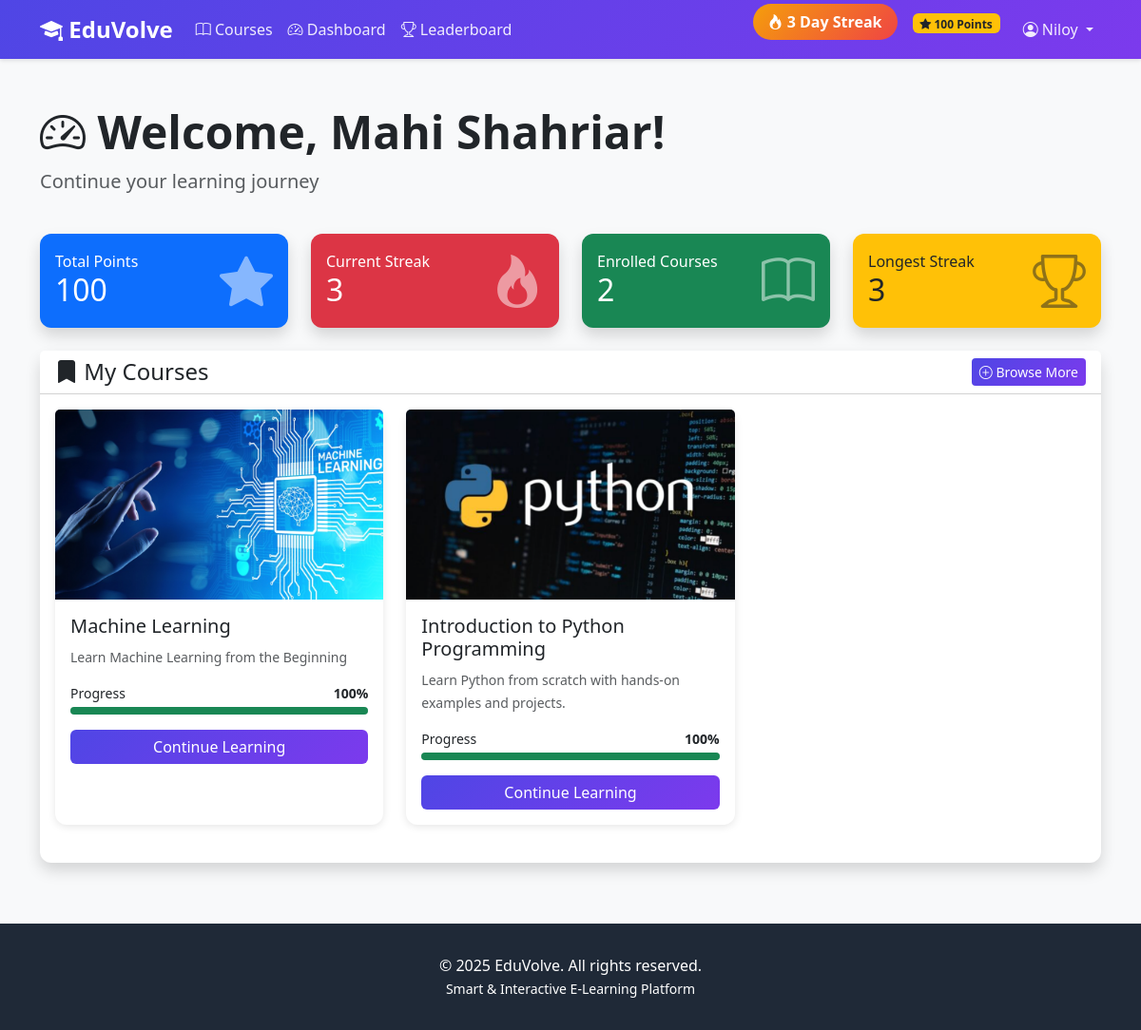
The page /courses/dashboard/ (signed in) on the database its author committed.
### accounts/models.py (models this page shows, shortened)
class User(AbstractUser):
    class Role(models.TextChoices):
        ADMIN = 'ADMIN', 'Admin'
        INSTRUCTOR = 'INSTRUCTOR', 'Instructor'
        STUDENT = 'STUDENT', 'Student'
    role = models.CharField(
        max_length=20,
        choices=Role.choices,
        default=Role.STUDENT
    )
    bio = models.TextField(blank=True, null=True)
    profile_picture = models.ImageField(
        upload_to='profiles/',
        blank=True,
        null=True
    )
    phone = models.CharField(max_length=15, blank=True, null=True)
    date_of_birth = models.DateField(blank=True, null=True)
    total_points = models.IntegerField(default=0, validators=[MinValueValidator(0)])
    current_streak = models.IntegerField(default=0, validators=[MinValueValidator(0)])
    longest_streak = models.IntegerField(default=0, validators=[MinValueValidator(0)])
    last_activity_date = models.DateField(blank=True, null=True)
    created_at = models.DateTimeField(auto_now_add=True)
    updated_at = models.DateTimeField(auto_now=True)
    class Meta:
        ordering = ['-date_joined']
    def is_admin(self):
        return self.role == self.Role.ADMIN
    def is_instructor(self):
        return self.role == self.Role.INSTRUCTOR
    def is_student(self):
        return self.role == self.Role.STUDENT
    def update_streak(self):
        from datetime import date, timedelta
        today = date.today()
        if self.last_activity_date:
            days_diff = (today - self.last_activity_date).days
            if days_diff == 0:
                return
            elif days_diff == 1:
                self.current_streak += 1
                if self.current_streak > self.longest_streak:
                    self.longest_streak = self.current_streak
            else:
                self.current_streak = 1
        else:
            self.current_streak = 1
            self.longest_streak = 1
        self.last_activity_date = today
        self.save()

### courses/models.py (models this page shows, shortened)
class Enrollment(models.Model):
    student = models.ForeignKey(
        User,
        on_delete=models.CASCADE,
        related_name='enrollments',
        limit_choices_to={'role': 'STUDENT'}
    )
    course = models.ForeignKey(Course, on_delete=models.CASCADE, related_name='enrollments')
    enrolled_at = models.DateTimeField(auto_now_add=True)
    is_active = models.BooleanField(default=True)
    progress = models.FloatField(
        default=0.0,
        validators=[MinValueValidator(0.0), MaxValueValidator(100.0)]
    )
    completed_at = models.DateTimeField(blank=True, null=True)
    class Meta:
        unique_together = ['student', 'course']
        ordering = ['-enrolled_at']

class Course(models.Model):
    class Level(models.TextChoices):
        BEGINNER = 'BEGINNER', 'Beginner'
        INTERMEDIATE = 'INTERMEDIATE', 'Intermediate'
        ADVANCED = 'ADVANCED', 'Advanced'
    title = models.CharField(max_length=200)
    description = models.TextField()
    instructor = models.ForeignKey(
        User,
        on_delete=models.CASCADE,
        related_name='courses_taught',
        limit_choices_to={'role': 'INSTRUCTOR'}
    )
    thumbnail = models.ImageField(upload_to='course_thumbnails/', blank=True, null=True)
    level = models.CharField(max_length=20, choices=Level.choices, default=Level.BEGINNER)
    duration_weeks = models.IntegerField(default=4, validators=[MinValueValidator(1)])
    is_published = models.BooleanField(default=False)
    created_at = models.DateTimeField(auto_now_add=True)
    updated_at = models.DateTimeField(auto_now=True)
    class Meta:
        ordering = ['-created_at']

### courses/views.py (the view)
# urls.py: path('dashboard/', views.dashboard, name='dashboard'),
@login_required
def dashboard(request):
    if request.user.is_admin():
        return admin_dashboard(request)
    elif request.user.is_instructor():
        return instructor_dashboard(request)
    else:
        return student_dashboard(request)

### courses/views.py (called while the page is built)
@login_required
def student_dashboard(request):
    enrolled_courses = Enrollment.objects.filter(
        student=request.user,
        is_active=True
    ).select_related('course')
    request.user.update_streak()
    recent_progress = LessonProgress.objects.filter(
        enrollment__student=request.user
    ).order_by('-completed_at')[:5]
    context = {
        'enrolled_courses': enrolled_courses,
        'total_points': request.user.total_points,
        'current_streak': request.user.current_streak,
        'longest_streak': request.user.longest_streak,
        'recent_progress': recent_progress,
    }
    return render(request, 'courses/student_dashboard.html', context)

### templates/courses/student_dashboard.html (shortened to what this page needs)
{% extends 'base.html' %}
{% block content %}
<div class="container my-5">
    <div class="row mb-4">
        <div class="col">
            <h1 class="display-5 fw-bold">
                <i class="bi bi-speedometer2"></i> Welcome, {{ user.first_name|default:user.username }}!
            </h1>
            <p class="lead text-muted">Continue your learning journey</p>
        </div>
    </div>
    <div class="row mb-4">
        <div class="col-md-3">
            <div class="card bg-primary text-white shadow">
                <div class="card-body">
                    <div class="d-flex justify-content-between align-items-center">
                        <div>
                            <h6 class="mb-0">Total Points</h6>
                            <h2 class="mb-0">{{ total_points }}</h2>
                        </div>
                        <i class="bi bi-star-fill display-4 opacity-50"></i>
                    </div>
                </div>
            </div>
        </div>
        <div class="col-md-3">
            <div class="card bg-danger text-white shadow">
                <div class="card-body">
                    <div class="d-flex justify-content-between align-items-center">
                        <div>
                            <h6 class="mb-0">Current Streak</h6>
                            <h2 class="mb-0">{{ current_streak }}</h2>
                        </div>
                        <i class="bi bi-fire display-4 opacity-50"></i>
                    </div>
                </div>
            </div>
        </div>
        <div class="col-md-3">
            <div class="card bg-success text-white shadow">
                <div class="card-body">
                    <div class="d-flex justify-content-between align-items-center">
                        <div>
                            <h6 class="mb-0">Enrolled Courses</h6>
                            <h2 class="mb-0">{{ enrolled_courses.count }}</h2>
                        </div>
                        <i class="bi bi-book display-4 opacity-50"></i>
                    </div>
                </div>
            </div>
        </div>
        <div class="col-md-3">
            <div class="card bg-warning text-dark shadow">
                <div class="card-body">
                    <div class="d-flex justify-content-between align-items-center">
                        <div>
                            <h6 class="mb-0">Longest Streak</h6>
                            <h2 class="mb-0">{{ longest_streak }}</h2>
                        </div>
                        <i class="bi bi-trophy display-4 opacity-50"></i>
                    </div>
                </div>
            </div>
        </div>
    </div>
    <div class="row">
        <div class="col-12">
            <div class="card shadow">
                <div class="card-header bg-white d-flex justify-content-between align-items-center">
                    <h4 class="mb-0"><i class="bi bi-bookmark-fill"></i> My Courses</h4>
                    <a href="{% url 'courses:course_list' %}" class="btn btn-primary btn-sm">
                        <i class="bi bi-plus-circle"></i> Browse More
                    </a>
                </div>
                <div class="card-body">
                    {% if enrolled_courses %}
                    <div class="row">
                        {% for enrollment in enrolled_courses %}
                        <div class="col-md-6 col-lg-4 mb-4">
                            <div class="card h-100">
                                {% if enrollment.course.thumbnail %}
                                <img src="{{ enrollment.course.thumbnail.url }}" class="card-img-top" alt="{{ enrollment.course.title }}" style="height: 200px; object-fit: cover;">
                                {% else %}
                                <div class="bg-primary text-white p-5 text-center" style="height: 200px;">
                                    <i class="bi bi-book display-1"></i>
                                </div>
                                {% endif %}
                                <div class="card-body">
                                    <h5 class="card-title">{{ enrollment.course.title }}</h5>
                                    <p class="card-text text-muted">
                                        <small>{{ enrollment.course.description|truncatewords:15 }}</small>
                                    </p>
                                    <div class="mb-3">
                                        <div class="d-flex justify-content-between mb-1">
                                            <small>Progress</small>
                                            <small class="fw-bold">{{ enrollment.progress|floatformat:0 }}%</small>
                                        </div>
                                        <div class="progress">
                                            <div class="progress-bar bg-success" style="width: {{ enrollment.progress }}%"></div>
                                        </div>
                                    </div>
                                    <a href="{% url 'courses:course_detail' enrollment.course.id %}" class="btn btn-primary w-100">
                                        Continue Learning
                                    </a>
                                </div>
                            </div>
                        </div>
                        {% endfor %}
                    </div>
                    {% endif %}
                </div>
            </div>
        </div>
    </div>
</div>
{% endblock %}

### templates/base.html (shortened to what this page needs)
<!DOCTYPE html>
<html lang="en">
<head>
    <link href="https://cdn.jsdelivr.net/npm/bootstrap@5.3.0/dist/css/bootstrap.min.css" rel="stylesheet">
    <link rel="stylesheet" href="https://cdn.jsdelivr.net/npm/bootstrap-icons@1.10.0/font/bootstrap-icons.css">
</head>
<body>
    <nav class="navbar navbar-expand-lg navbar-dark">
        <div class="container">
            <a class="navbar-brand" href="{% url 'home' %}">
                <i class="bi bi-mortarboard-fill"></i> EduVolve
            </a>
            <div class="collapse navbar-collapse" id="navbarNav">
                <ul class="navbar-nav me-auto">
                    <li class="nav-item">
                        <a class="nav-link" href="{% url 'courses:course_list' %}">
                            <i class="bi bi-book"></i> Courses
                        </a>
                    </li>
                    {% if user.is_authenticated %}
                        <li class="nav-item">
                            <a class="nav-link" href="{% url 'courses:dashboard' %}">
                                <i class="bi bi-speedometer2"></i> Dashboard
                            </a>
                        </li>
                        {% if user.is_student %}
                        <li class="nav-item">
                            <a class="nav-link" href="{% url 'accounts:leaderboard' %}">
                                <i class="bi bi-trophy"></i> Leaderboard
                            </a>
                        </li>
                        {% endif %}
                    {% endif %}
                </ul>
                <ul class="navbar-nav">
                    {% if user.is_authenticated %}
                        {% if user.is_student %}
                        <li class="nav-item me-3">
                            <span class="streak-badge">
                                <i class="bi bi-fire"></i> {{ user.current_streak }} Day Streak
                            </span>
                        </li>
                        <li class="nav-item me-3">
                            <span class="badge bg-warning text-dark">
                                <i class="bi bi-star-fill"></i> {{ user.total_points }} Points
                            </span>
                        </li>
                        {% endif %}
                        <li class="nav-item dropdown">
                            <a class="nav-link dropdown-toggle" href="#" id="navbarDropdown" role="button" data-bs-toggle="dropdown">
                                <i class="bi bi-person-circle"></i> {{ user.username }}
                            </a>
                        </li>
                    {% endif %}
                </ul>
            </div>
        </div>
    </nav>
    <main>
        {% block content %}{% endblock %}
    </main>
    <footer class="footer">
        <div class="container text-center">
            <p class="mb-0">&copy; 2025 EduVolve. All rights reserved.</p>
            <p class="mb-0">
                <small>Smart & Interactive E-Learning Platform</small>
            </p>
        </div>
    </footer>
</body>
</html>

### templates/base.html (style rules this page uses)
:root { --primary-color: #4f46e5; --secondary-color: #7c3aed; --success-color: #10b981; --danger-color: #ef4444; --warning-color: #f59e0b; }
body { font-family: 'Segoe UI', Tahoma, Geneva, Verdana, sans-serif; background-color: #f8f9fa; }
.navbar { background: linear-gradient(135deg, var(--primary-color), var(--secondary-color)); box-shadow: 0 2px 4px rgba(0,0,0,0.1); position: relative; z-index: 1030; }
.navbar-brand { font-size: 1.5rem; font-weight: bold; color: white !important; }
.nav-link { color: rgba(255,255,255,0.9) !important; transition: color 0.3s; }
.btn-primary { background: linear-gradient(135deg, var(--primary-color), var(--secondary-color)); border: none; }
.card { border: none; border-radius: 12px; box-shadow: 0 2px 8px rgba(0,0,0,0.1); transition: transform 0.3s, box-shadow 0.3s; }
.streak-badge { background: linear-gradient(135deg, #f59e0b, #ef4444); color: white; padding: 0.5rem 1rem; border-radius: 20px; font-weight: bold; }
.progress { height: 8px; border-radius: 10px; }
.footer { background-color: #1f2937; color: white; padding: 2rem 0; margin-top: 4rem; }

### rows shown on the page
User: current_streak "3", total_points "100", username "Niloy", first_name "Mahi Shahriar"
Enrollment: course.thumbnail (picture), course "Machine Learning", course.description "Learn Machine Learning from the Beginning", progress "100"
Enrollment: course.thumbnail (picture), course "Introduction to Python Programming", course.description "Learn Python from scratch with hands-on examples and projects.", progress "100"

### other values the page prints
{{ total_points }} "100"
{{ current_streak }} "3"
{{ enrolled_courses.count }} "2"
{{ longest_streak }} "3"
